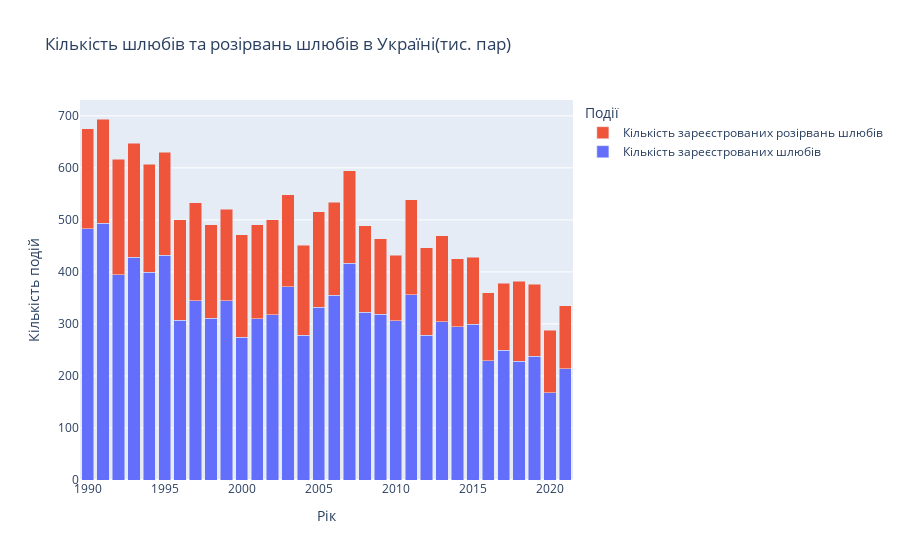

The cell this chart's notebook holds for it:
### Markdown cell above
### Стовпчаста діаграма, що зображає кількість зареєстрованих і розірваних шлюбів в Україні за роками

### Code cell
# Load the data from the Excel sheet
data = pd.read_excel('born_died.xlsx')

# Create the stacked bar chart using Plotly
fig = go.Figure(data=[
    go.Bar(name='Кількість зареєстрованих шлюбів', x=data['Рік'], y=data['Кількість зареєстрованих шлюбів']),
    go.Bar(name='Кількість зареєстрованих розірвань шлюбів', x=data['Рік'], y=data['Кількість зареєстрованих розірвань шлюбів'])
])

# Customize the chart layout
fig.update_layout(
    title='Кількість шлюбів та розірвань шлюбів в Україні(тис. пар)',
    xaxis_title='Рік',
    yaxis_title='Кількість подій',
    barmode='stack',
    legend_title='Події',
    hovermode='x',
    hoverlabel=dict(bgcolor="white", font_size=12),
)

# Show the chart
fig.show()

### Figure 1 — Plotly figure (JSON) as saved in the notebook; plotly's stock layout.template omitted (floating-point values rounded to 4 significant figures)
{"data": [{"name": "Кількість зареєстрованих шлюбів", "type": "bar", "x": [null, 1990, 1991, 1992, 1993, 1994, 1995, 1996, 1997, 1998, 1999, 2000, 2001, 2002, 2003, 2004, 2005, 2006, 2007, 2008, 2009, 2010, 2011, 2012, 2013, 2014, 2015, 2016, 2017, 2018, 2019, 2020, 2021], "y": [null, 482.8, 493.1, 394.1, 427.9, 399.2, 431.7, 307.5, 345, 310.5, 344.9, 274.5, 309.6, 317.2, 371, 278.2, 332.1, 355, 416.4, 322, 318.2, 305.9, 355.9, 278.3, 304.2, 295, 299, 229.5, 249.5, 228.4, 237.9, 168, 214]}, {"name": "Кількість зареєстрованих розірвань шлюбів", "type": "bar", "x": [null, 1990, 1991, 1992, 1993, 1994, 1995, 1996, 1997, 1998, 1999, 2000, 2001, 2002, 2003, 2004, 2005, 2006, 2007, 2008, 2009, 2010, 2011, 2012, 2013, 2014, 2015, 2016, 2017, 2018, 2019, 2020, 2021], "y": [null, 192.8, 200.8, 222.6, 219, 207.6, 198.3, 193, 188.2, 179.7, 175.8, 197.3, 181.3, 183.5, 177.2, 173.2, 183.5, 179.1, 178.4, 166.8, 145.4, 126.1, 182.5, 168.5, 164.9, 130.7, 129.4, 130, 128.7, 153.9, 138, 119.8, 121.4]}], "layout": {"barmode": "stack", "hoverlabel": {"bgcolor": "white", "font": {"size": 12}}, "hovermode": "x", "legend": {"title": {"text": "Події"}}, "title": {"text": "Кількість шлюбів та розірвань шлюбів в Україні(тис. пар)"}, "xaxis": {"title": {"text": "Рік"}}, "yaxis": {"title": {"text": "Кількість подій"}}}}
